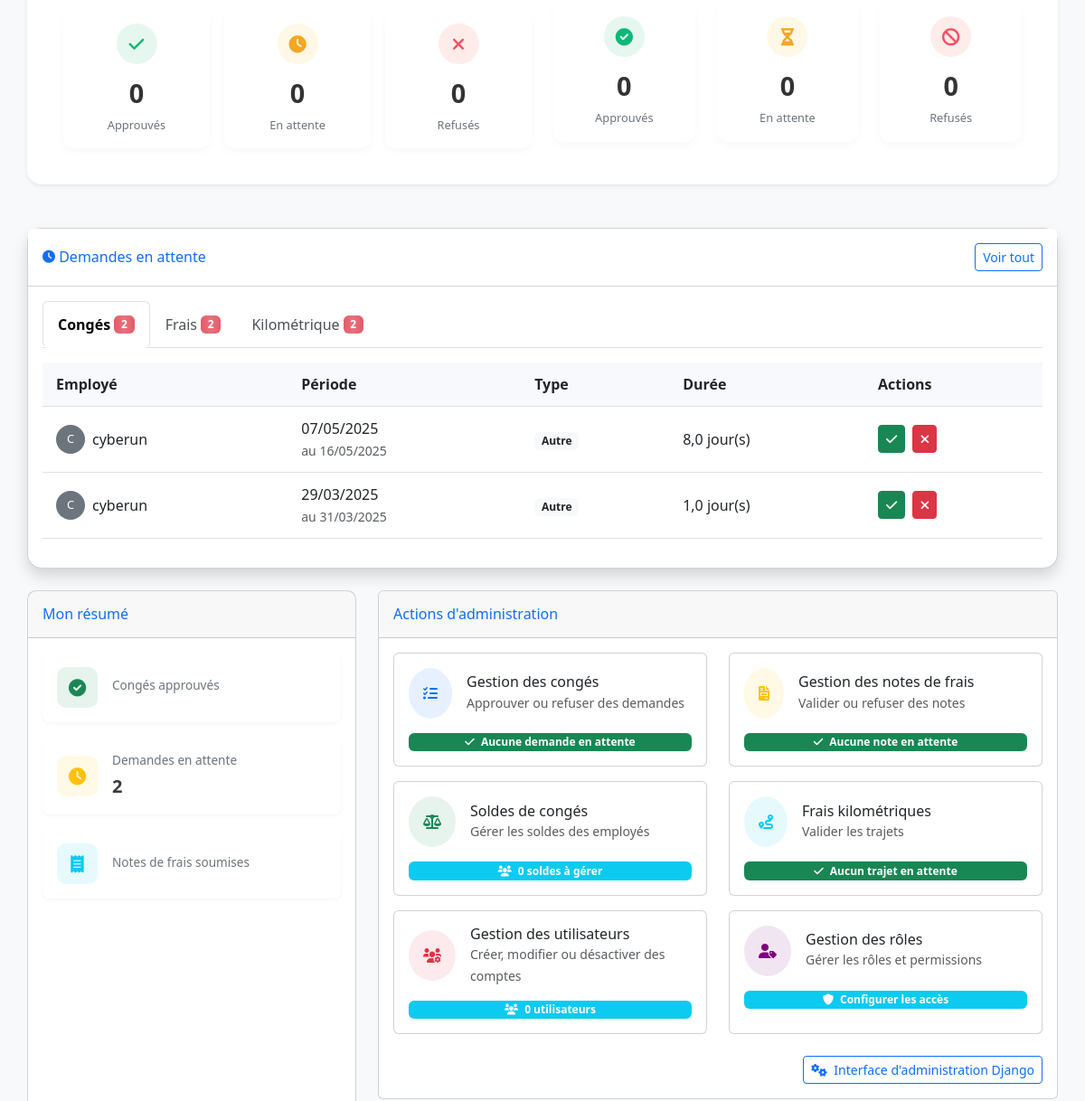
Before: /dashboard/ (signed in, middle part) with the older database file.
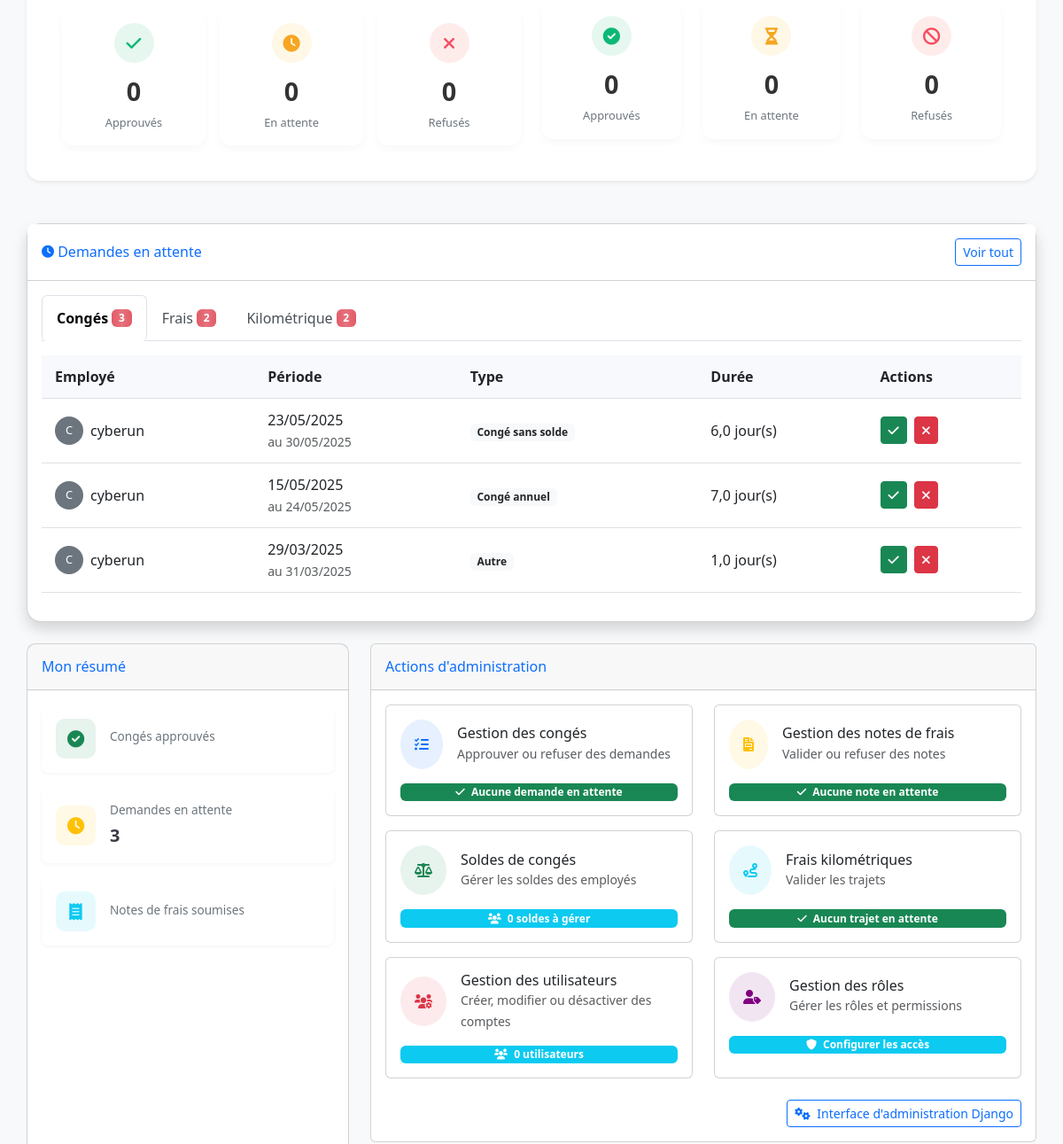
After: the same page with the newer database file.
### rh_management/models.py (models this page shows, shortened)
class LeaveRequest(models.Model):
    LEAVE_TYPES = (
        ('annual', 'Congé annuel'),
        ('sick', 'Congé maladie'),
        ('parental', 'Congé parental'),
        ('unpaid', 'Congé sans solde'),
        ('bereavement', 'Congé pour décès'),
        ('marriage', 'Congé pour mariage'),
        ('moving', 'Congé pour déménagement'),
        ('other', 'Autre')
    )
    STATUS_CHOICES = (
        ('pending', 'En attente'),
        ('approved', 'Approuvé'),
        ('rejected', 'Refusé')
    )
    HALF_DAY_PERIOD_CHOICES = (
        ('morning', 'Matin'),
        ('afternoon', 'Après-midi')
    )
    user = models.ForeignKey(User, on_delete=models.CASCADE, related_name='leave_requests')
    leave_type = models.CharField(max_length=20, choices=LEAVE_TYPES)
    start_date = models.DateField()
    end_date = models.DateField()
    half_day = models.BooleanField(default=False)
    half_day_period = models.CharField(max_length=10, choices=HALF_DAY_PERIOD_CHOICES, default='morning', blank=True)
    reason = models.TextField(blank=True, null=True)
    status = models.CharField(max_length=10, choices=STATUS_CHOICES, default='pending')
    attachment = models.FileField(upload_to='leave_attachments/', blank=True, null=True)
    created_at = models.DateTimeField(auto_now_add=True)
    updated_at = models.DateTimeField(auto_now=True)
    days_requested = models.DecimalField(max_digits=4, decimal_places=1, default=0)
    class Meta:
        ordering = ['-created_at']

### rh_management/views/dashboard_views.py (the view)
# urls.py: path("dashboard/", dashboard_view, name="dashboard"),
@login_required
def dashboard_view(request):
    is_admin = request.user.is_superuser
    is_hr = request.user.groups.filter(name='RH').exists() or request.user.is_staff
    is_manager = request.user.groups.filter(name='Manager').exists()
    unread_notifications_count = Notification.objects.filter(user=request.user, read=False).count()
    context = {
        'is_admin': is_admin,
        'is_hr': is_hr,
        'is_manager': is_manager,
        'unread_notifications': unread_notifications_count,
    }
    if is_admin or is_hr:
        pending_leaves = LeaveRequest.objects.filter(
            status='pending'
        ).select_related('user').order_by('-created_at')
        pending_expenses = ExpenseReport.objects.filter(
            status='pending'
        ).select_related('user').order_by('-created_at')
        pending_kilometrics = KilometricExpense.objects.filter(
            status='pending'
        ).select_related('user').order_by('-created_at')
        context.update({
            'pending_leaves': pending_leaves,
            'pending_expenses': pending_expenses,
            'pending_kilometrics': pending_kilometrics,
            'pending_leaves_count': pending_leaves.count(),  # Ajoutez des compteurs explicites
            'pending_expenses_count': pending_expenses.count(),
            'pending_kilometrics_count': pending_kilometrics.count()
        })
    elif is_manager:
        pass
    my_recent_leaves = LeaveRequest.objects.filter(
        user=request.user
    ).order_by('-created_at')[:5]
    my_recent_expenses = ExpenseReport.objects.filter(
        user=request.user
    ).order_by('-created_at')[:5]
    my_recent_kilometrics = KilometricExpense.objects.filter(
        user=request.user
    ).order_by('-created_at')[:5]
    context.update({
        'my_recent_leaves': my_recent_leaves,
        'my_recent_expenses': my_recent_expenses,
        'my_recent_kilometrics': my_recent_kilometrics
    })
    return render(request, 'rh_management/dashboard.html', context)

### templates/rh_management/dashboard.html (shortened to what the changed rows need)
{% extends "base.html" %}
{% block content %}
<div class="container dashboard-container">
    {% if is_hr or is_admin %}
    <div class="row mb-4">
        <div class="col-12">
            <div class="card shadow h-100 rounded-4">
                <div class="card-body">
                    <ul class="nav nav-tabs mb-3" id="pendingTabs" role="tablist">
                        <li class="nav-item" role="presentation">
                            <button class="nav-link active" id="leaves-tab" data-bs-toggle="tab" data-bs-target="#leaves" type="button" role="tab">
                                Congés
                                {% if pending_leaves_count > 0 %}
                                <span class="badge bg-danger ms-1 badge-animated">{{ pending_leaves_count }}</span>
                                {% endif %}
                            </button>
                        </li>
                    </ul>
                    <div class="tab-content">
                        <div class="tab-pane fade show active" id="leaves" role="tabpanel">
                            {% if pending_leaves %}
                                <div class="table-responsive">
                                    <table class="table leave-table">
                                        <thead>
                                            <tr>
                                                <th>Employé</th>
                                                <th>Période</th>
                                                <th>Type</th>
                                                <th>Durée</th>
                                                <th>Actions</th>
                                            </tr>
                                        </thead>
                                        <tbody>
                                            {% for leave in pending_leaves|slice:":5" %}
                                                <tr>
                                                    <td>
                                                        <div class="d-flex align-items-center">
                                                            <div class="me-2">
                                                                {% if leave.user.userprofile.profile_picture %}
                                                                    <img src="{{ leave.user.userprofile.profile_picture.url }}" class="rounded-circle" width="32" height="32">
                                                                {% else %}
                                                                    <div class="rounded-circle bg-secondary text-white d-flex align-items-center justify-content-center" style="width: 32px; height: 32px; font-size: 0.8rem;">
                                                                        {{ leave.user.username.0|upper }}
                                                                    </div>
                                                                {% endif %}
                                                            </div>
                                                            <div>
                                                                {{ leave.user.get_full_name|default:leave.user.username }}
                                                            </div>
                                                        </div>
                                                    </td>
                                                    <td>
                                                        <span class="d-block">{{ leave.start_date|date:"d/m/Y" }}</span>
                                                        <small class="text-muted">au {{ leave.end_date|date:"d/m/Y" }}</small>
                                                    </td>
                                                    <td>
                                                        <span class="badge bg-light text-dark">{{ leave.get_leave_type_display }}</span>
                                                    </td>
                                                    <td>{{ leave.days_requested }} jour(s)</td>
                                                    <td>
                                                        <a href="{% url 'approve_leave' leave.id %}" class="btn btn-sm btn-success me-1">
                                                            <i class="fas fa-check"></i>
                                                        </a>
                                                        <a href="{% url 'reject_leave' leave.id %}" class="btn btn-sm btn-danger">
                                                            <i class="fas fa-times"></i>
                                                        </a>
                                                    </td>
                                                </tr>
                                            {% endfor %}
                                        </tbody>
                                    </table>
                                </div>
                            {% else %}
                                <div class="text-center py-4">
                                    <i class="far fa-calendar-check fa-3x mb-3 text-muted"></i>
                                    <p class="mb-0">Aucune demande de congé en attente.</p>
                                </div>
                            {% endif %}
                        </div>
                    </div>
                </div>
            </div>
        </div>
    </div>
    {% endif %}
    <div class="row">
        <div class="col-lg-4 mb-4">
            <div class="card stats-card mb-4">
                <div class="card-body">
                    <div class="stat-item">
                        <div class="stat-text">
                            <div class="stat-title">Demandes en attente</div>
                            <div class="stat-value">{{ pending_leaves_count }}</div>
                        </div>
                    </div>
                </div>
            </div>
        </div>
    </div>
</div>
{% endblock %}

Changed rows visible on the page:
no longer on this page (row edited): LeaveRequest: user.username.0 "C", user.get_full_name "cyberun", start_date "07/05/2025", end_date "16/05/2025", leave_type "Autre", days_requested "8,0"
added LeaveRequest: user.username.0 "C", user.get_full_name "cyberun", start_date "23/05/2025", end_date "30/05/2025", leave_type "Congé sans solde", days_requested "6,0"
added LeaveRequest: user.username.0 "C", user.get_full_name "cyberun", start_date "15/05/2025", end_date "24/05/2025", leave_type "Congé annuel", days_requested "7,0"
Other visible differences:
{{ pending_leaves_count }}: "2" → "3"
